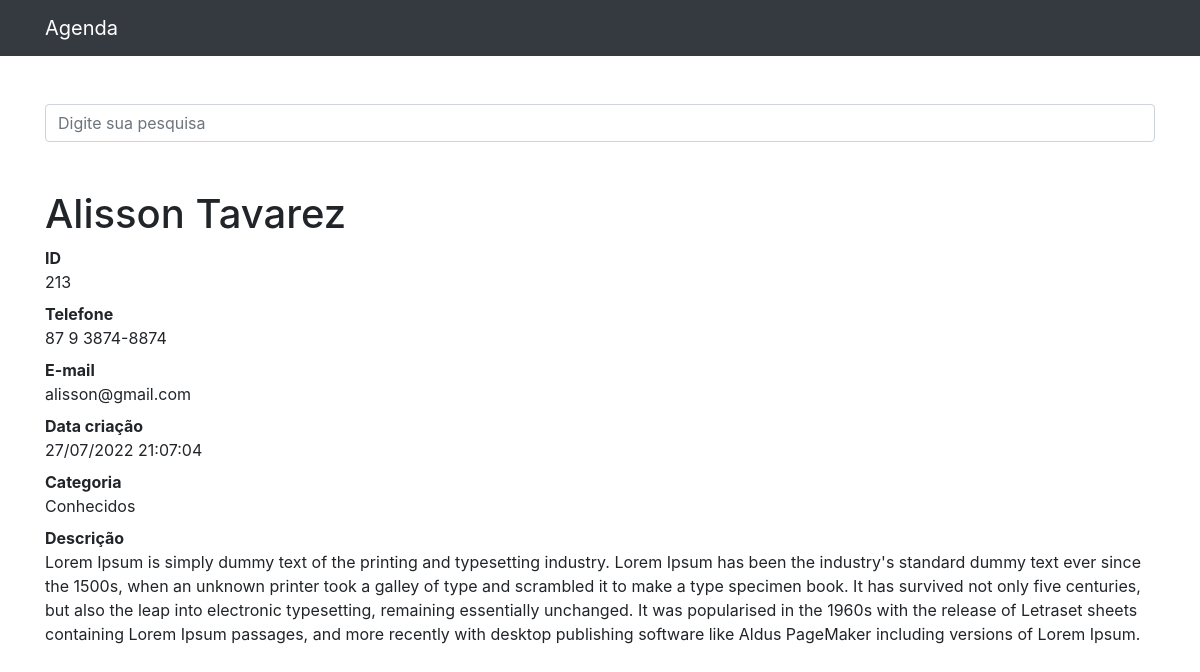
Screenshot of /213 with the database file from the repository.
### contatos/models.py (models this page shows, shortened)
class Contato(models.Model):
    nome = models.CharField(max_length=150)
    sobrenome = models.CharField(max_length=255, blank=True)
    telefone = models.CharField(max_length=255)
    email = models.CharField(max_length=255, blank=True)
    data_criacao = models.DateTimeField(default=timezone.now)
    descricao = models.TextField(blank=True)
    categoria = models.ForeignKey(Categoria, on_delete=models.DO_NOTHING)
    mostrar = models.BooleanField(default=True)
    foto = models.ImageField(blank=True, upload_to='fotos/%Y/%m/')

class Categoria(models.Model):
    nome = models.CharField(max_length=255)
    def __str__(self):
        return self.nome

### contatos/views.py (the view)
# urls.py: path('<int:contato_id>', views.ver_contato, name='ver_contato'),
def ver_contato(request, contato_id):
    contato = get_object_or_404(Contato, id=contato_id)
    if not contato.mostrar:
        raise Http404()
    return render(request, 'contatos/ver_contato.html', {
        'contato': contato
    })

### contatos/templates/contatos/ver_contato.html (shortened to what this page needs)
{% extends 'base.html' %}
{%block conteudo%}
  <h1 class="mt-5">{{ contato.nome }} {{ contato.sobrenome }}</h1>
  <dl>
    <dt>ID</dt>
    <dd>{{ contato.id }}</dd>
    <dt>Telefone</dt>
    <dd>{{ contato.telefone }}</dd>
    <dt>E-mail</dt>
    <dd>{{ contato.email }}</dd>
    <dt>Data criação</dt>
    <dd>{{ contato.data_criacao|date:'d/m/Y H:i:s' }}</dd>
    <dt>Categoria</dt>
    <dd>{{ contato.categoria }}</dd>
    <dt>Descrição</dt>
    <dd>{{ contato.descricao }}</dd>
  </dl>
{%endblock%}

### rows the page displays
Contato: nome "Alisson", sobrenome "Tavarez", id "213", telefone "87 9 3874-8874", email "alisson@gmail.com", data_criacao "27/07/2022 21:07:04", categoria "Conhecidos", descricao "Lorem Ipsum is simply dummy text of the printing and typesetting industry. Lorem Ipsum has been the industry's standard dummy text ever since the 1500s, when an unknown printer took a galley of type and scrambled it to make a type specimen book. It has survived not only five centuries, but also the leap into electronic typesetting, remaining essentially unchanged. It was popularised in the 1960s with the release of Letraset sheets containing Lorem Ipsum passages, and more recently with desktop publishing software like Aldus PageMaker including versions of Lorem Ipsum."
